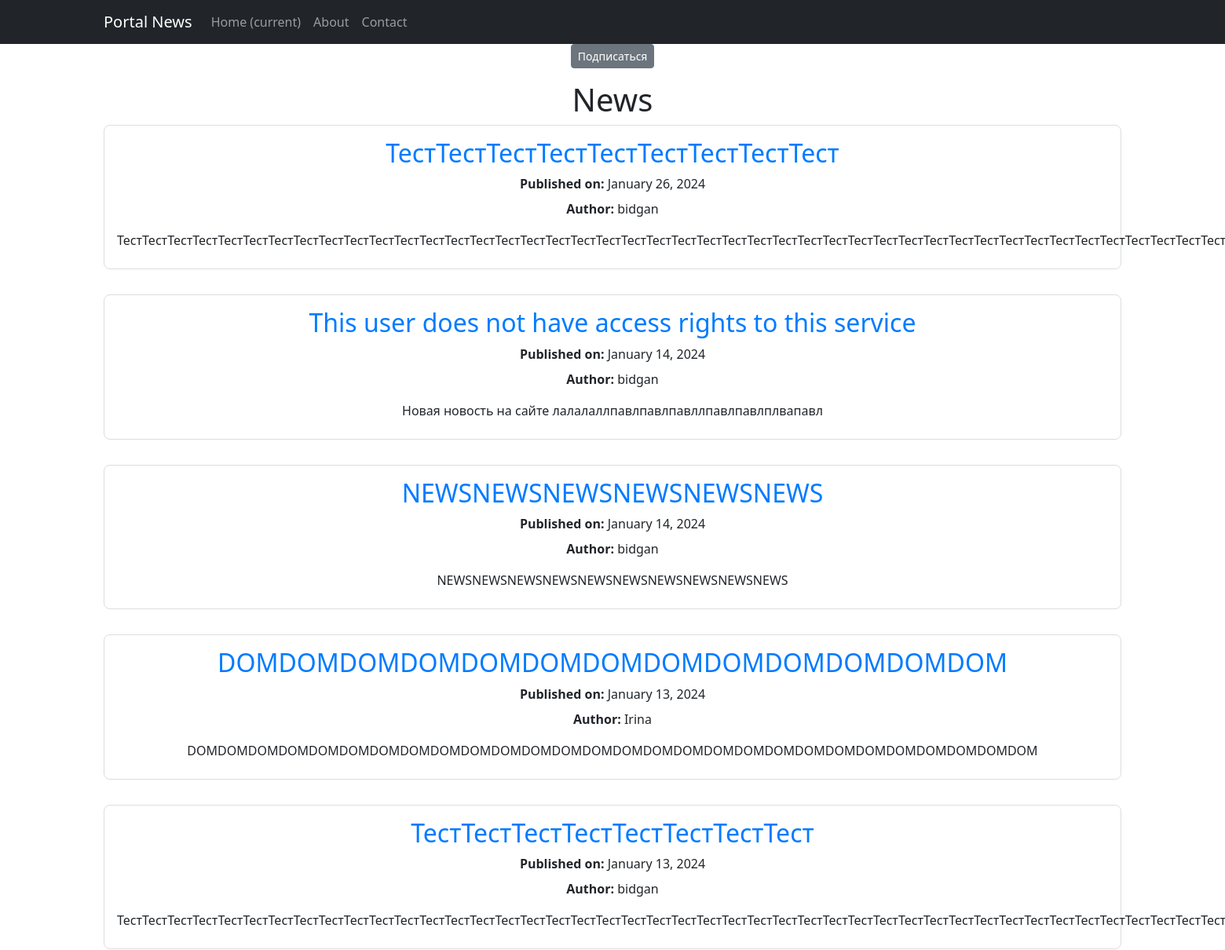
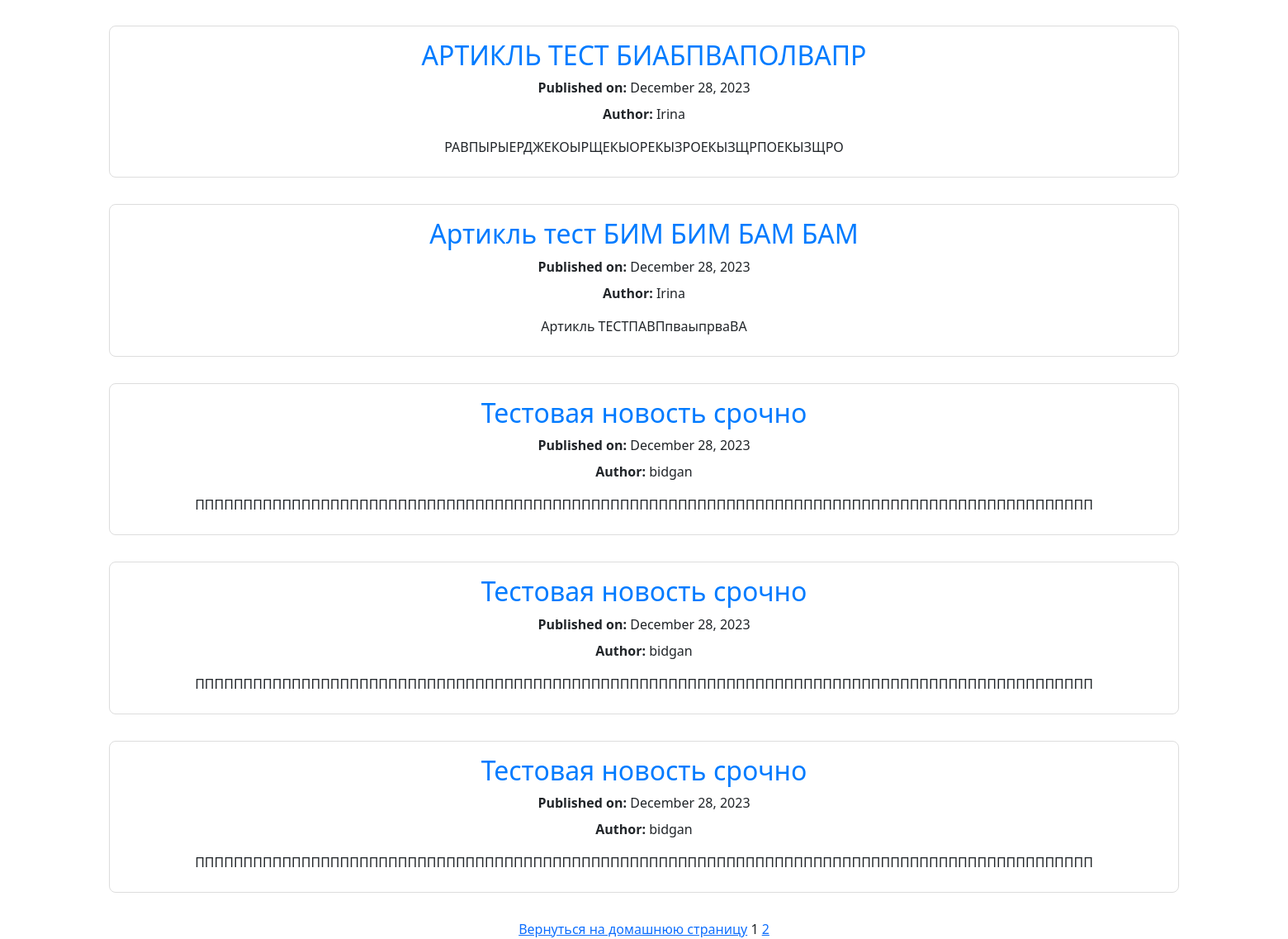
The page /home/categories/1/ on the database as committed earlier (2 pictures, top to bottom).
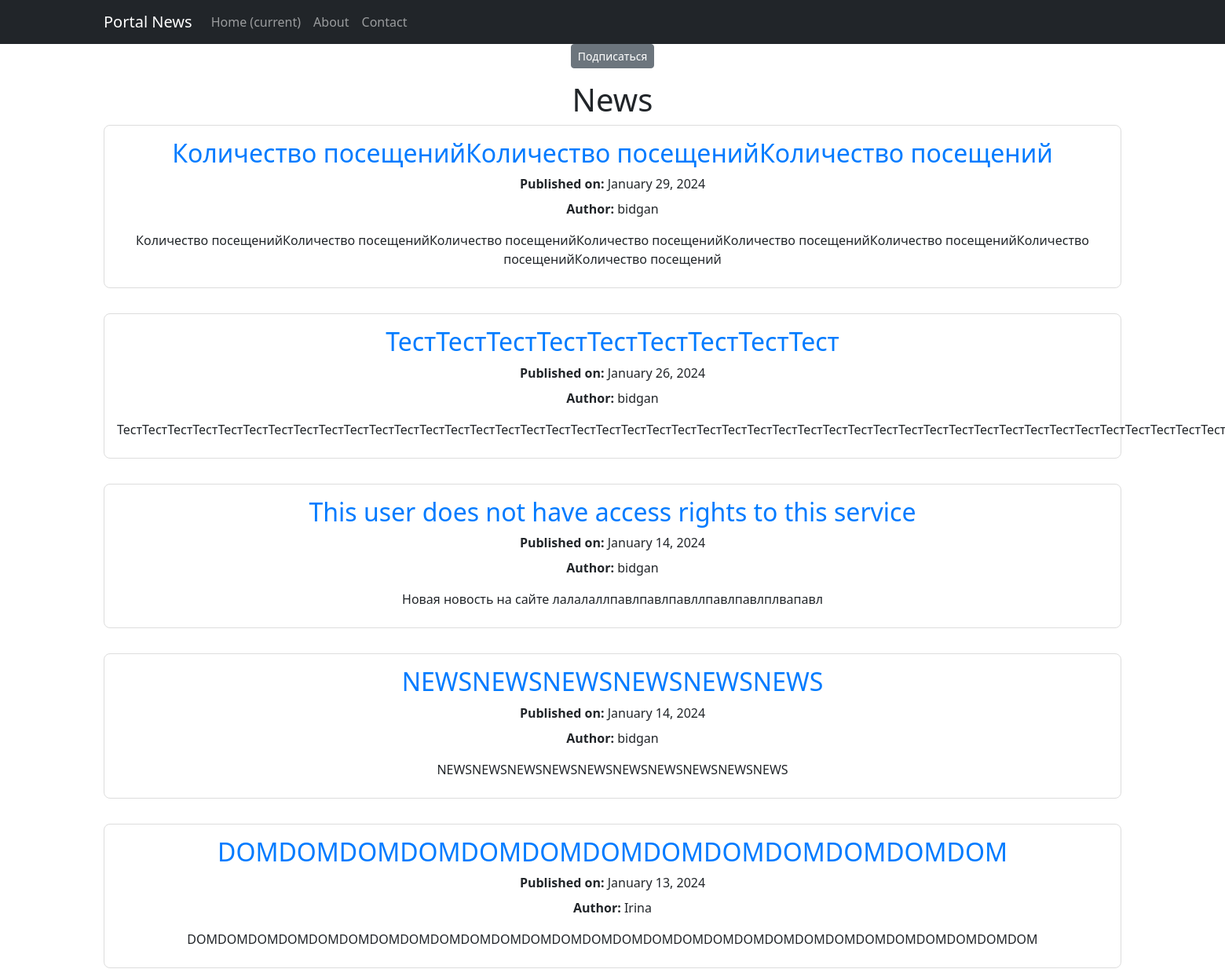
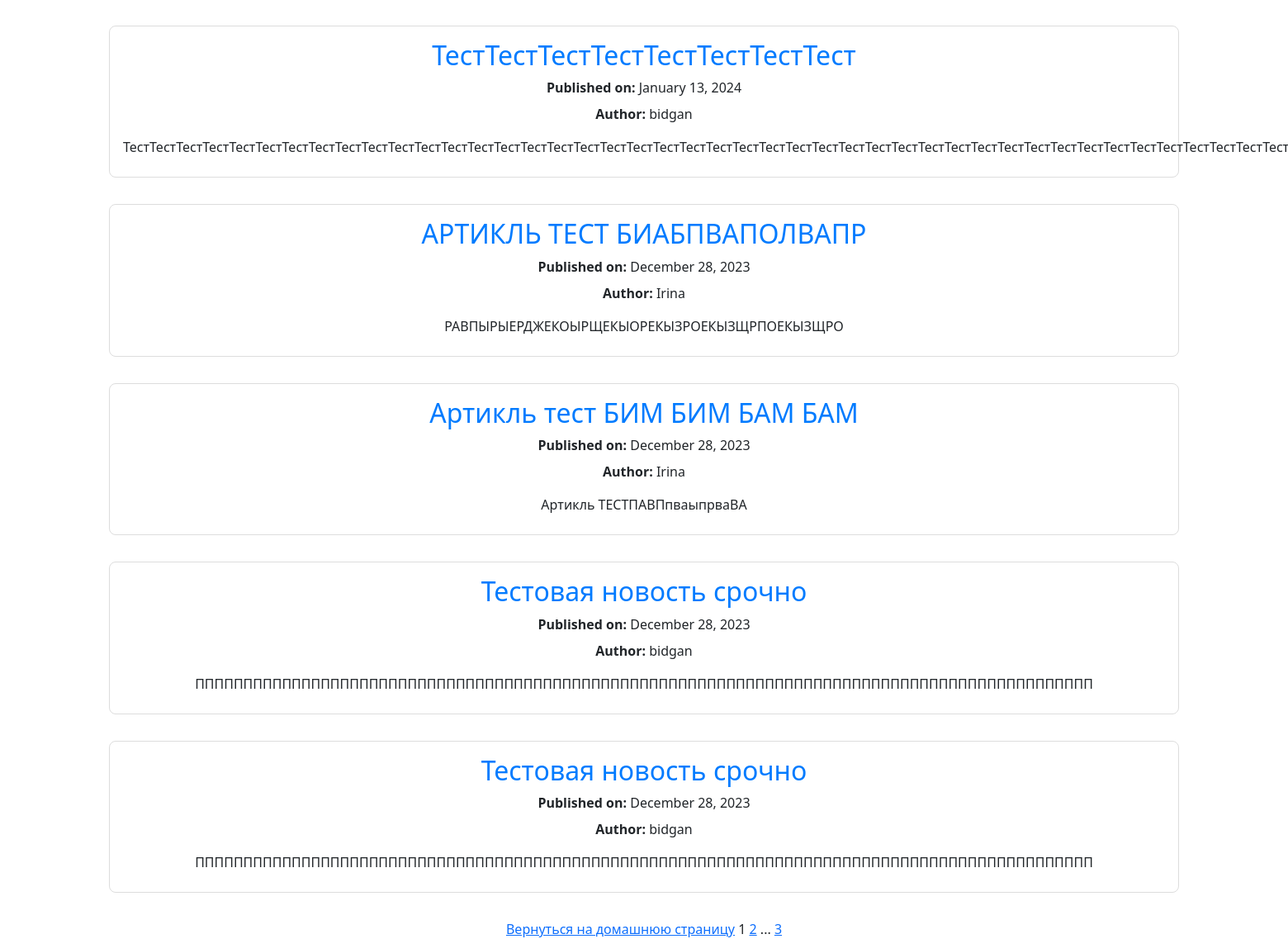
The same page on the database as committed later (2 pictures, top to bottom).
### news/models.py (models this page shows, shortened)
class Post(models.Model):
    NEWS = 'NW'
    ARTICLE = 'AR'
    POST_TYPES = [
        (NEWS, 'News'),
        (ARTICLE, 'Article')
    ]
    author = models.ForeignKey(Author, on_delete=models.CASCADE)
    post_type = models.CharField(max_length=2, choices=POST_TYPES, default=ARTICLE)
    created_at = models.DateTimeField(auto_now_add=True)
    categories = models.ManyToManyField(Category, through='PostCategory')
    title = models.CharField(max_length=255, default='Default title', verbose_name='Заголовок')
    content = models.CharField(max_length=2048, default='default content', verbose_name='Контент')
    rating = models.IntegerField(default=0, validators=[MinValueValidator(0)])

class Author(models.Model):
    user = models.OneToOneField(User, on_delete=models.CASCADE, related_name='author')
    rating = models.IntegerField(default=0, validators=[MinValueValidator(0)])
    def __str__(self):
        return self.user.get_full_name() or self.user.username

### news/views.py (the view)
# urls.py: path('categories/<int:pk>/', CategoryListView.as_view(), name='category_list'),
class CategoryListView(PostsList):
    model = Post
    template_name = 'category_list.html'
    context_object_name = 'category_news_list'
    def get_queryset(self):
        self.category = get_object_or_404(Category, id=self.kwargs['pk'])
        queryset = Post.objects.filter(categories=self.category).order_by('-created_at')
        return queryset
    def get_context_data(self, **kwargs):
        context = super().get_context_data(**kwargs)
        context['is_not_subscriber'] = self.request.user not in self.category.subscribers.all()
        context['category'] = self.category
        return context

### news/views.py (called while the page is built)
    def get_context_data(self, **kwargs):
        context = super().get_context_data(**kwargs)
        list_exam = Post.objects.all()
        paginator = Paginator(list_exam, self.paginate_by)
        page = self.request.GET.get('page')
        try:
            file_posts = paginator.page(page)
        except PageNotAnInteger:
            file_posts = paginator.page(1)
        except EmptyPage:
            file_posts = paginator.page(paginator.num_pages)
        context['posts'] = file_posts
        return context

### templates/category_list.html (shortened to what this page needs)
{% extends "flatpages/default.html" %}
{% load static %}
{% block content %}
{% if is_not_subscriber %}
    <ap class="text-center"><a href="{% url 'subscribe' category.id %}"class="btn btn-secondary btn-sm">Подписаться</a><p>
{% endif %}
<h1>{{ category.name }}</h1>
<ul class="news-list">
  {% for post in category_news_list %}
    <li class="news-item">
      <h2>{{ post.title }}</h2>
      <p><strong>Published on:</strong> {{ post.created_at|date:"F d, Y" }}</p>
      <p><strong>Author:</strong> {{ post.author }}</p>
      <div class="content">{{ post.content|linebreaks }}</div>
    </li>
  {% empty %}
    <p>No news posts are available.</p>
  {% endfor %}
</ul>
<a href="{% url 'home' %}" class="return-link">Вернуться на домашнюю страницу</a>
   {{ page_obj.number }}
   {% if page_obj.has_next %}
       <a href="?page={{ page_obj.next_page_number }}">{{ page_obj.next_page_number }}</a>
       {% if paginator.num_pages != page_obj.next_page_number %}
           ...
           <a href="?page={{ page_obj.paginator.num_pages }}">{{ page_obj.paginator.num_pages }}</a>
       {% endif %}
   {% endif %}
{% endblock %}

Rows that differ between the two databases and show on the page:
no longer on this page (row unchanged): Post: title "Тестовая новость срочно", created_at "December 28, 2023", author "bidgan", content "ППППППППППППППППППППППППППППППППППППППППППППППППППППППППППППППППППППППППППППППППППППППППППППП"
added Post: title "Количество посещенийКоличество посещенийКоличество посещений", created_at "January 29, 2024", author "bidgan", content "Количество посещенийКоличество посещенийКоличество посещенийКоличество посещенийКоличество посещенийКоличество посещенийКоличество посещенийКоличество посещений"
Other text that changed with them:
{{ page_obj.paginator.num_pages }}: (not shown) → "3"
